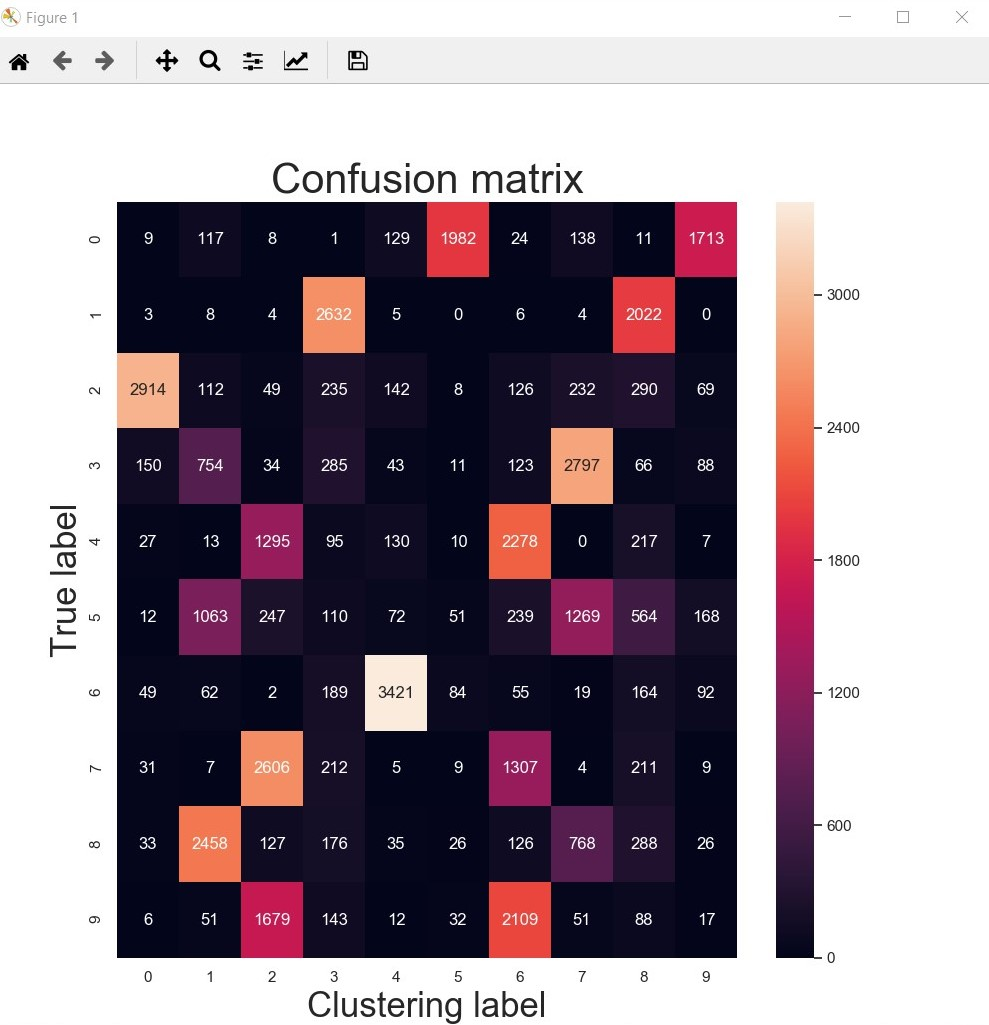

Write Python code to recreate this figure.
from sklearn.cluster import KMeans
import pandas as pd
#from sklearn.metrics import accuracy_score
#from sklearn.model_selection import train_test_split
import matplotlib.pyplot as plt
import seaborn as sns; sns.set()  # for plot styling
from sklearn.metrics import confusion_matrix
#from sklearn.datasets.samples_generator import make_blobs

# read the data into a pandas dataframe
def main():
    df_train = pd.read_csv('train.csv')
    print(df_train.shape)
    X = df_train.drop('label', axis=1)
    y = df_train['label']

    # X_train, X_test, y_train, y_test = train_test_split(X, y, test_size=0.25,
    #                                                     random_state=42)
    kmeans = KMeans(n_clusters=10)
    kmeans.fit(X)
    y_kmeans = kmeans.predict(X)
    # accuracy = accuracy_score(y_test, kpredict)
    # print(accuracy)
    cm = confusion_matrix(y, y_kmeans)
    plt.figure(figsize=(10, 10))
    sns.heatmap(cm, annot=True, fmt="d")
    plt.title("Confusion matrix", fontsize=30)
    plt.ylabel('True label', fontsize=25)
    plt.xlabel('Clustering label', fontsize=25)
    plt.show()


main()
